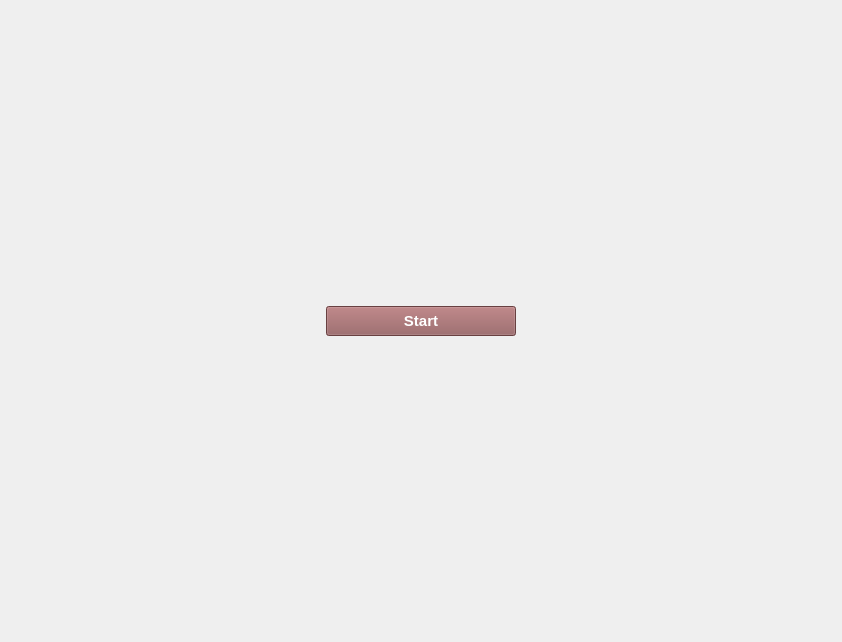
<?xml version="1.0" encoding="UTF-8"?>
<ui version="4.0">
 <class>Form</class>
 <widget class="QWidget" name="Form">
  <property name="geometry">
   <rect>
    <x>0</x>
    <y>0</y>
    <width>842</width>
    <height>642</height>
   </rect>
  </property>
  <property name="windowTitle">
   <string>Form</string>
  </property>
  <property name="layoutDirection">
   <enum>Qt::LeftToRight</enum>
  </property>
  <property name="autoFillBackground">
   <bool>false</bool>
  </property>
  <layout class="QVBoxLayout" name="verticalLayout" stretch="1,0">
   <property name="spacing">
    <number>6</number>
   </property>
   <property name="sizeConstraint">
    <enum>QLayout::SetDefaultConstraint</enum>
   </property>
   <item>
    <layout class="QGridLayout" name="gridLayout">
     <property name="leftMargin">
      <number>0</number>
     </property>
     <property name="topMargin">
      <number>0</number>
     </property>
     <property name="rightMargin">
      <number>0</number>
     </property>
     <property name="bottomMargin">
      <number>0</number>
     </property>
     <property name="horizontalSpacing">
      <number>0</number>
     </property>
     <property name="verticalSpacing">
      <number>50</number>
     </property>
    </layout>
   </item>
   <item>
    <layout class="QHBoxLayout" name="horizontalLayout">
     <property name="spacing">
      <number>6</number>
     </property>
     <item>
      <spacer name="horizontalSpacer">
       <property name="orientation">
        <enum>Qt::Horizontal</enum>
       </property>
       <property name="sizeHint" stdset="0">
        <size>
         <width>40</width>
         <height>20</height>
        </size>
       </property>
      </spacer>
     </item>
     <item>
      <widget class="QPushButton" name="StartButton">
       <property name="sizePolicy">
        <sizepolicy hsizetype="Preferred" vsizetype="Fixed">
         <horstretch>0</horstretch>
         <verstretch>0</verstretch>
        </sizepolicy>
       </property>
       <property name="minimumSize">
        <size>
         <width>190</width>
         <height>30</height>
        </size>
       </property>
       <property name="maximumSize">
        <size>
         <width>190</width>
         <height>30</height>
        </size>
       </property>
       <property name="font">
        <font>
         <family>Arial</family>
         <pointsize>11</pointsize>
         <weight>75</weight>
         <bold>true</bold>
        </font>
       </property>
       <property name="focusPolicy">
        <enum>Qt::TabFocus</enum>
       </property>
       <property name="toolTip">
        <string>Enter</string>
       </property>
       <property name="styleSheet">
        <string notr="true">QPushButton::hover
{
   background-color: #d97f7f;
   color:#000000 ;
}

QPushButton
{
background-color: #925a5b;
color:#ffffff;
}</string>
       </property>
       <property name="text">
        <string>Start</string>
       </property>
       <property name="shortcut">
        <string>Return</string>
       </property>
       <property name="checkable">
        <bool>false</bool>
       </property>
       <property name="autoExclusive">
        <bool>false</bool>
       </property>
       <property name="autoDefault">
        <bool>true</bool>
       </property>
      </widget>
     </item>
     <item>
      <spacer name="horizontalSpacer_2">
       <property name="orientation">
        <enum>Qt::Horizontal</enum>
       </property>
       <property name="sizeHint" stdset="0">
        <size>
         <width>40</width>
         <height>20</height>
        </size>
       </property>
      </spacer>
     </item>
    </layout>
   </item>
  </layout>
 </widget>
 <resources/>
 <connections/>
</ui>
